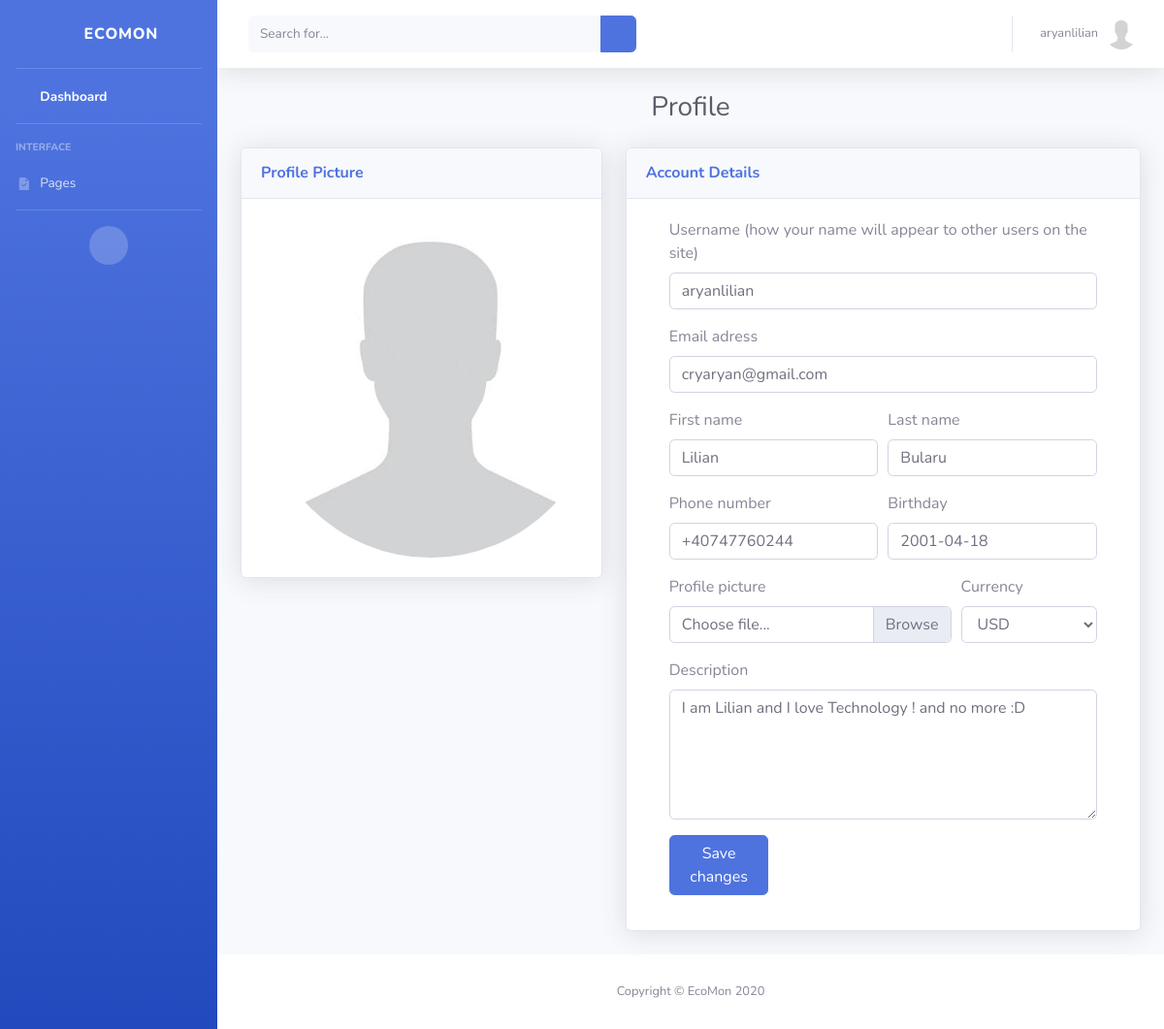
Before: /users/profile/ (signed in) with the older database file.
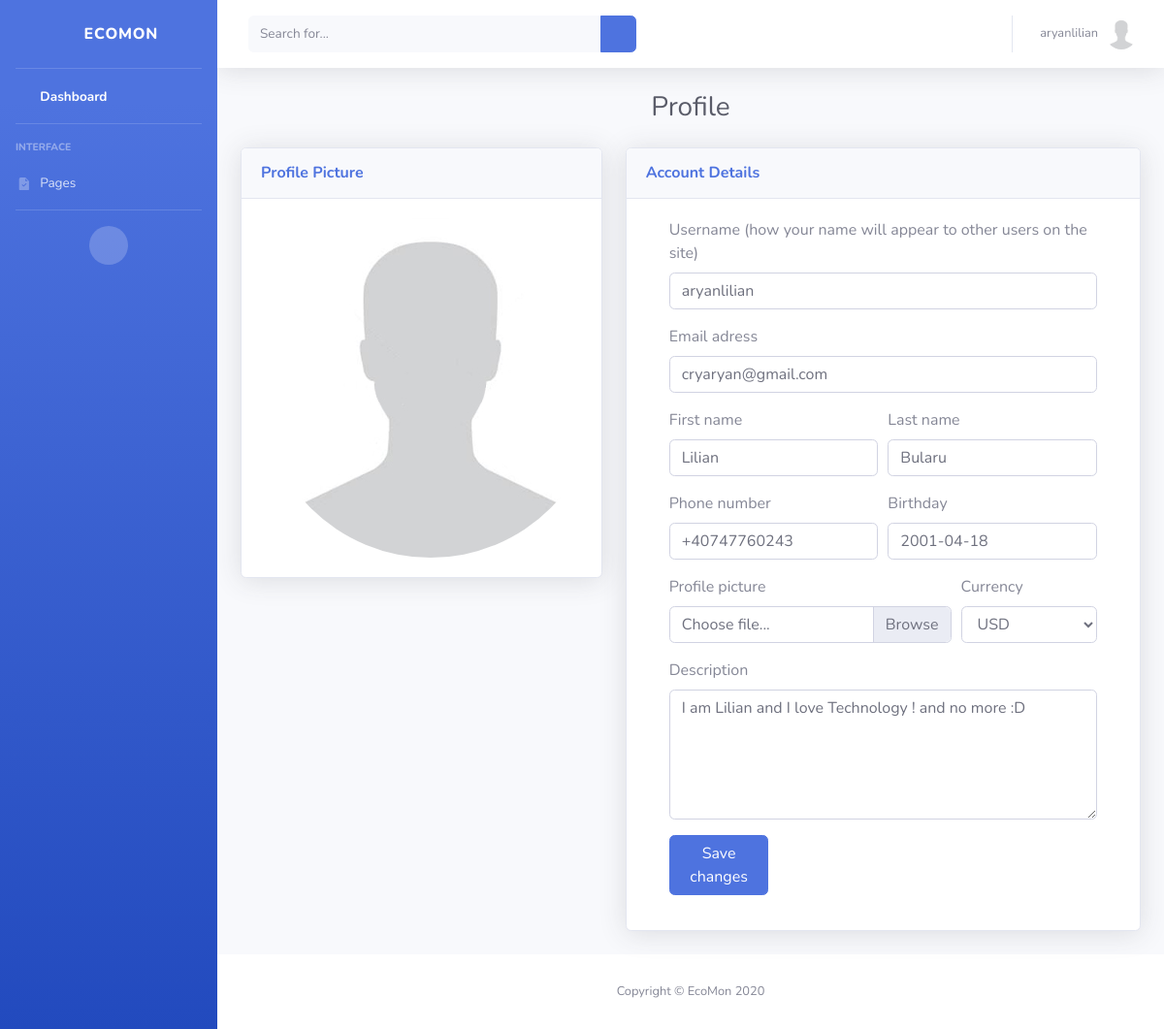
After: the same page with the newer database file.
### users/models.py (models this page shows, shortened)
class User(AbstractUser):
    email = models.EmailField(_('Email'), null=False, blank=False, unique=True)
    first_name = models.CharField(_('First Name'), max_length=100, null=False, blank=False)
    last_name = models.CharField(_('Last Name'), max_length=100, null=False, blank=False)
    birth_date = models.DateField(_('Birth Date'), auto_now_add=False, null=True, blank=True)
    phone_number = PhoneNumberField(_('Phone Number'), null=True, blank=True, unique=True)
    email_verified = models.BooleanField(_('Email Verified'), default=False)
    marketing_email = models.BooleanField(_('Do not marketing email'), default=False)
    accept_terms_and_conditions = models.BooleanField(_('Accept terms and contidions'), default=False)

class Profile(models.Model):
    class Currency(models.TextChoices):
        AED = 'AED', _('AED')
        AUD = 'AUD', _('AUD')
        BRL = 'BRL', _('BRL')
        CAD = 'CAD', _('CAD')
        CHF = 'CHF', _('CHF')
        CLP = 'CLP', _('CLP')
        CNY = 'CNY', _('CNY')
        COP = 'COP', _('COP')
        CZK = 'CZK', _('CZK')
        DKK = 'DKK', _('DKK')
        EUR = 'EUR', _('EUR')
        GBP = 'GBP', _('GBP')
        HKD = 'HKD', _('HKD')
        HUF = 'HUF', _('HUF')
        IDR = 'IDR', _('IDR')
        ILS = 'ILS', _('ILS')
        INR = 'INR', _('INR')
        JPY = 'JPY', _('JPY')
        KRW = 'KRW', _('KRW')
        MDL = 'MDL', _('MDL')
        MXN = 'MXN', _('MXN')
        MYR = 'MYR', _('MYR')
        NOK = 'NOK', _('NOK')
        NZD = 'NZD', _('NZD')
        PHP = 'PHP', _('PHP')
        PLN = 'PLN', _('PLN')
        RON = 'RON', _('RON')
        RUB = 'RUB', _('RUB')
        SAR = 'SAR', _('SAR')
        SEK = 'SEK', _('SEK')
        SGD = 'SGD', _('SGD')
        THB = 'THB', _('THB')
        TRY = 'TRY', _('TRY')
        TWD = 'TWD', _('TWD')
        USD = 'USD', _('USD')
        ZAR = 'ZAR', _('ZAR')
    user = models.OneToOneField(User, on_delete=models.CASCADE)
    image = models.ImageField(_('Avatar'), default='default.jpg', upload_to='profile_pics')
    description = models.TextField(_('Description'), null=False, blank=True)
    currency = models.CharField(_('Currency'), max_length=3, choices=Currency.choices, default=Currency.USD)
    created_date = models.DateTimeField(_('Created Date/Time'), auto_now_add=True)
    updated_date = models.DateTimeField(_('Updated Date/Time'), auto_now=True)

### users/views.py (the view, shortened to what this page needs)
# urls.py: path('profile/', ProfileView.as_view(), name='profile'),
class ProfileView(LoginRequiredMixin, View):
    template_name = 'users/profile.html'
    def get(self, request, *args, **kwargs):
        context = self.get_context_data(**kwargs)
        return render(request, self.template_name, context)
    def get_context_data(self, **kwargs):
        user_update_form = UserUpdateForm(instance=self.request.user)
        profile_update_form = ProfileUpdateForm(instance=self.request.user.profile)
        context = {
            'title' : 'Profile',
            'user_update_form' : user_update_form,
            'profile_update_form' : profile_update_form,
        }
        return context

### users/forms.py
class UserUpdateForm(forms.ModelForm):
    email = forms.EmailField(widget=forms.EmailInput())
    first_name = forms.CharField(widget=forms.TextInput())
    last_name = forms.CharField(widget=forms.TextInput())
    birth_date = forms.DateField()
    phone_number = PhoneNumberField()
    class Meta:
        model = User
        fields = [
            'username',
            'email',
            'first_name',
            'last_name',
            'birth_date',
            'phone_number',
        ]

class ProfileUpdateForm(forms.ModelForm):
    image = forms.ImageField(widget=forms.FileInput())
    description = forms.CharField(widget=forms.Textarea(attrs={'rows': 5, 'cols': 82}))
    class Meta:
        model = Profile
        fields = [
            'image',
            'description',
            'currency',
        ]

### templates/users/profile.html (shortened to what this page needs)
{% extends 'users/base.html' %}
{% load widget_tweaks %}
{% block content %}
    <div class="row">
        <div class="col-xl-5 col-lg-3">
            <div class="card shadow mb-4">
                <div class="card-header py-3 d-flex flex-row align-items-center justify-content-between">
                    <h6 class="m-0 font-weight-bold text-primary">Profile Picture</h6>
                </div>
                <div class="card-body">
                    <img class="img-profile rounded-circle" src="{{ user.profile.image.url }}">
                </div>
            </div>
        </div>
        <div class="col-xl-7 col-lg-7">
            <div class="card shadow mb-4">
                <div class="card-header py-3 d-flex flex-row align-items-center justify-content-between">
                    <h6 class="m-0 font-weight-bold text-primary">Account Details</h6>
                </div>
                <div class="card-body">
                    <div class="container">
                        <form method="POST">
                            <div class="form-row">
                                <div class="form-group col-md-12">
                                    <label for="username">Username (how your name will appear to other users on the site)</label>
                                    {% render_field user_update_form.username class="form-control" placeholder="username" id="username" %}
                                </div>
                            </div>
                            <div class="form-row">
                                <div class="form-group col-md-12">
                                    <label for="email">Email adress</label>
                                    {% render_field user_update_form.email class="form-control" placeholder="name@example.com" id="email" %}
                                </div>
                            </div>
                            <div class="form-row">
                                <div class="form-group col-md-6">
                                    <label for="firstName">First name</label>
                                    {% render_field user_update_form.first_name class="form-control" placeholder="John" id="firstName" %}
                                </div>
                                <div class="form-group col-md-6">
                                    <label for="lastName">Last name</label>
                                    {% render_field user_update_form.last_name class="form-control" placeholder="Hanks" id="lastName" %}
                                </div>
                            </div>
                            <div class="form-row">
                                <div class="form-group col-md-6">
                                    <label for="phoneNumber">Phone number</label>
                                    {% render_field user_update_form.phone_number class="form-control" placeholder="123-345-678" id="phoneNumber" %}
                                </div>
                                <div class="form-group col-md-6">
                                    <label for="birthday">Birthday</label>
                                    {% render_field user_update_form.birth_date class="form-control" placeholder="06/01/2002" id="birthday" %}
                                </div>
                            </div>
                            <div class="form-row">
                                <div class="form-group col-md-8">
                                    <label for="validatedCustomFile">Profile picture</label>
                                    <div class="custom-file">
                                        <label class="custom-file-label" for="validatedCustomFile">Choose file...</label>
                                    </div>
                                </div>
                                <div class="form-group col-md-4">
                                    <label for="currency">Currency</label>
                                    {% render_field profile_update_form.currency id="currency" class="form-control" %}
                                </div>
                            </div>
                            <div class="form-row">
                                <div class="form-group col-md-12">
                                    <label for="description">Description</label>
                                    {% render_field profile_update_form.description class="form-control" id="description" placeholder="Profile description..." %}
                                </div>
                            </div>
                            <div class="form-row">
                                <div class="form-group col-md-3">
                                    <button type="submit" name="button" class="btn btn-md btn-primary">Save changes</button>
                                </div>
                            </div>
                        </form>
                    </div>
                </div>
            </div>
        </div>
    </div>
{% endblock %}

### templates/users/base.html (shortened to what this page needs)
{% load static %}
<!DOCTYPE html>
<html lang="en">
<head>
    <link href="{% static 'vendor/fontawesome-free/css/all.min.css' %}" rel="stylesheet" type="text/css">
    <link href="{% static 'css/sb-admin-2.min.css' %}" rel="stylesheet">
    <link href="{% static 'vendor/datatables/dataTables.bootstrap4.min.css' %}" rel="stylesheet">
</head>
<body id="page-top">
    <div id="wrapper">
        <ul class="navbar-nav bg-gradient-primary sidebar sidebar-dark accordion" id="accordionSidebar">
            <a class="sidebar-brand d-flex align-items-center justify-content-center" href="{% url 'dashboard' %}">
                <div class="sidebar-brand-icon rotate-n-15">
                    <i class="fas fa-laugh-wink"></i>
                </div>
                <div class="sidebar-brand-text mx-3">EcoMon</div>
            </a>
            <hr class="sidebar-divider my-0">
            <li class="nav-item active">
                <a class="nav-link" href="{% url 'dashboard' %}">
                    <span>Dashboard</span></a>
            </li>
            <hr class="sidebar-divider">
            <div class="sidebar-heading">
                Interface
            </div>
            <li class="nav-item">
                <a class="nav-link collapsed" href="#" data-toggle="collapse" data-target="#collapseTwo"
                    aria-expanded="true" aria-controls="collapseTwo">
                    <i class="fas fa-fw">
                    </i>
                    <span>Pages</span>
                </a>
            </li>
            <hr class="sidebar-divider">
            <div class="text-center d-none d-md-inline">
                <button class="rounded-circle border-0" id="sidebarToggle"></button>
            </div>
        </ul>
        <div id="content-wrapper" class="d-flex flex-column">
            <div id="content">
                <nav class="navbar navbar-expand navbar-light bg-white topbar mb-4 static-top shadow">
                    <form
                        class="d-none d-sm-inline-block form-inline mr-auto ml-md-3 my-2 my-md-0 mw-100 navbar-search">
                        <div class="input-group">
                            <input type="text" class="form-control bg-light border-0 small" placeholder="Search for..."
                                aria-label="Search" aria-describedby="basic-addon2">
                            <div class="input-group-append">
                                <button class="btn btn-primary" type="button">
                                    <i class="fas fa-search fa-sm"></i>
                                </button>
                            </div>
                        </div>
                    </form>
                    <ul class="navbar-nav ml-auto">
                        <li class="nav-item dropdown no-arrow">
                            <a class="nav-link dropdown-toggle" href="#" id="userDropdown" role="button"
                                data-toggle="dropdown" aria-haspopup="true" aria-expanded="false">
                                <span class="mr-2 d-none d-lg-inline text-gray-600 small">{{ user.username }}</span>
                                <img class="img-profile rounded-circle" src="{{ user.profile.image.url }}">
                            </a>
                        </li>
                    </ul>
                </nav>
                <div class="container-fluid">
                    <div class="d-sm-flex align-items-center justify-content-center mb-4">
                        <h1 class="h3 mb-0 text-gray-800">{{ title }}</h1>
                    </div>
                    {% block content %}
                    {% endblock %}
                </div>
            </div>
            <footer class="sticky-footer bg-white">
                <div class="container my-auto">
                    <div class="copyright text-center my-auto">
                        <span>Copyright &copy; EcoMon 2020</span>
                    </div>
                </div>
            </footer>
        </div>
    </div>
</body>
</html>

Changed rows visible on the page:
changed User "aryanlilian": phone_number "+40747760244" → "+40747760243"
